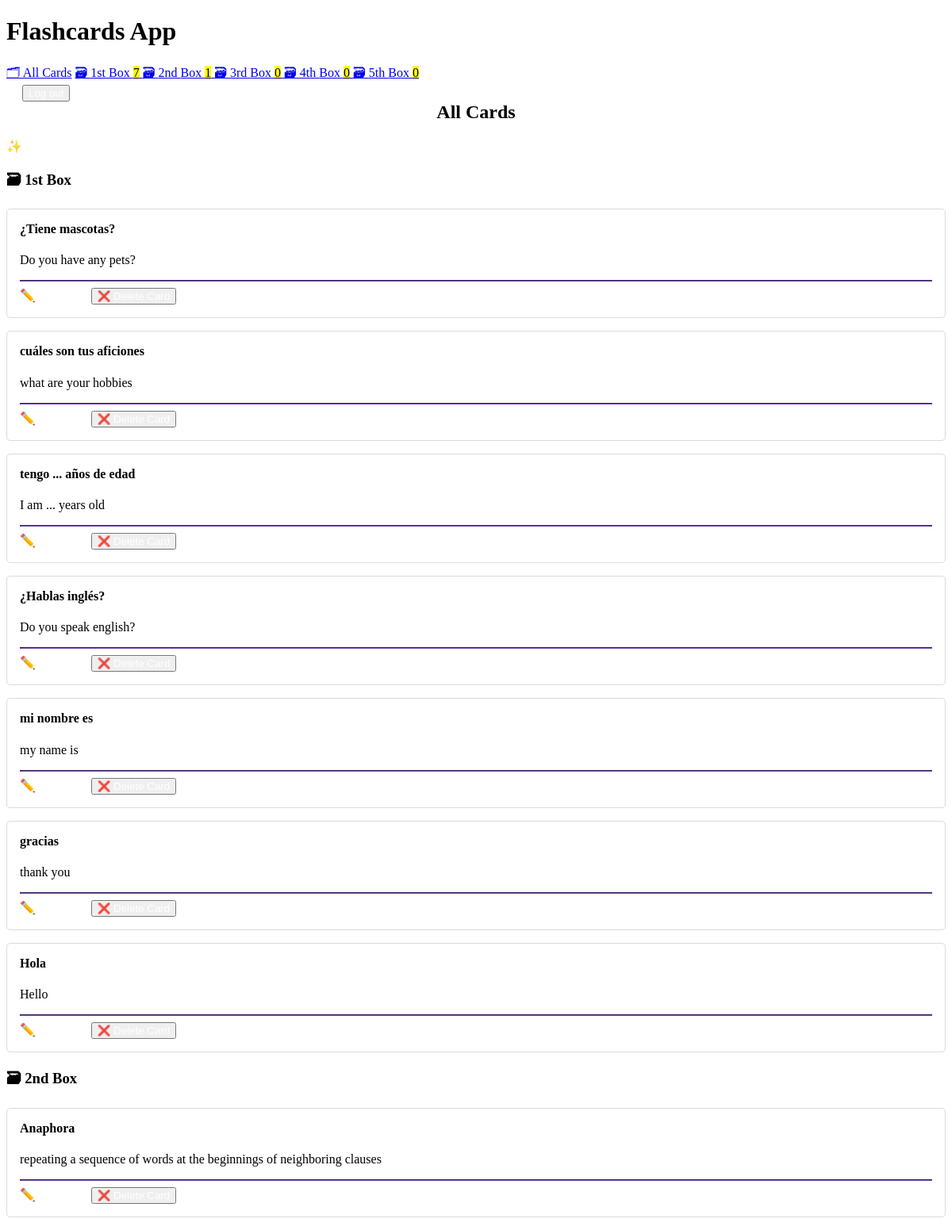
Page /eduprod/ on the committed database.
### eduprod/models.py (models this page shows, shortened)
class Card(models.Model):
    question = models.CharField(max_length=100)
    answer = models.CharField(max_length=100)
    box = models.IntegerField(
        choices=zip(BOXES, BOXES),
        default=BOXES[0],
    )
    date_created = models.DateTimeField(auto_now_add=True)

### eduprod/views.py (the view)
# urls.py: path('', views.CardListView.as_view(), name='card-list'),
class CardListView(ListView):
    model = Card
    queryset = Card.objects.all().order_by("box", "-date_created")
    template_name = "eduprod/card_list.html"

### eduprod/templatetags/eduprod_tags.py (called while the page is built)
@register.inclusion_tag("eduprod/box_links.html")
def boxes_as_links():
    boxes = []
    for box_num in BOXES:
        card_count = Card.objects.filter(box=box_num).count()
        boxes.append({"number": box_num, "card_count": card_count})
    return {"boxes": boxes}

### eduprod/templates/eduprod/card_list.html
{% extends "eduprod/layout.html" %}
{% load humanize %}
{% block content %}
    <h2>
        All Cards
    </h2>
    <a href="{% url 'eduprod:card-create' %}" role="button">
        ✨ Create New Card
    </a>
    {% for card in card_list %}
        {% ifchanged %}
            <h3>🗃 {{ card.box | ordinal }} Box</h3>
        {% endifchanged %}
        {% include "eduprod/card.html" %}
    {% endfor %}
{% endblock content %}

### eduprod/templates/eduprod/layout.html (shortened to what this page needs)
<!DOCTYPE html>
<html lang="en">
<head>
    <link rel="stylesheet" href="https://cdn.simplecss.org/simple.min.css">
</head>
<body>
    <header>
        <h1>Flashcards App</h1>
        {% include "eduprod/navigation.html" %}
        <div class="user-info">
            <form action="{% url 'users:logout' %}" method="post" style="margin: 0; margin-left: 20px;">
                <button type="submit">Log out</button>
            </form>
        </div>
    </header>
    <main>
        {% block content %}{% endblock content %}
    </main>
</body>
</html>

### eduprod/templates/eduprod/navigation.html
{% load eduprod_tags %}
<nav>
    <a href="{% url 'eduprod:card-list' %}">🗂 All Cards</a>
    {% boxes_as_links %}
</nav>

### eduprod/templates/eduprod/box_links.html
{% load humanize %}
{% for box in boxes %}
    <a href="{% url 'eduprod:box' box_num=box.number %}">
        🗃 {{ box.number | ordinal }} Box <mark>{{ box.card_count }}</mark>
    </a>
{% endfor %}

### eduprod/templates/eduprod/card.html (shortened to what this page needs)
<article>
    <h4>{{ card.question }}</h4>
    {% if not check_card %}
        <p>{{ card.answer }}</p>
        <hr/>
        <a href="{% url 'eduprod:card-update' pk=card.pk %}" role="button">✏️ Edit Card</a>
        <form action="{% url 'eduprod:card-delete' pk=card.pk %}" method="post" style="display: inline;">
            <button type="submit">❌ Delete Card</button>
        </form>
    {% endif %}
</article>

### eduprod/templates/eduprod/layout.html (style rules this page uses)
:root { --accent: #6e48ad; --accent-bg: white; --bg: #a198a0; --text: #212121; --text-light: #585858; --border: #d8dae1; --code: #d81b60; --preformatted: #444; }
article { background-color: var(--marked); border: 1px solid var(--border); border-radius: 5px; padding: 1em; margin: 1em 0; }
h2 { text-align: center; }
h2, h4 { margin-top: 0; }
hr { background: var(--accent); border-color: var(--accent); }
button, a[role="button"] { color: white; text-decoration: none; }

### rows in the picture
Card: box|ordinal "1st", question "¿Tiene mascotas?", answer "Do you have any pets?"
Card: question "cuáles son tus aficiones", answer "what are your hobbies"
Card: question "tengo ... años de edad", answer "I am ... years old"
Card: question "¿Hablas inglés?", answer "Do you speak english?"
Card: question "mi nombre es", answer "my name is"
Card: question "gracias", answer "thank you"
Card: question "Hola", answer "Hello"
Card: box|ordinal "2nd", question "Anaphora", answer "repeating a sequence of words at the beginnings of neighboring clauses"

### other values in the picture
{{ box.number | ordinal }} "1st" "2nd" "3rd" "4th" "5th"
{{ box.card_count }} "7" "1" "0" "0" "0"
